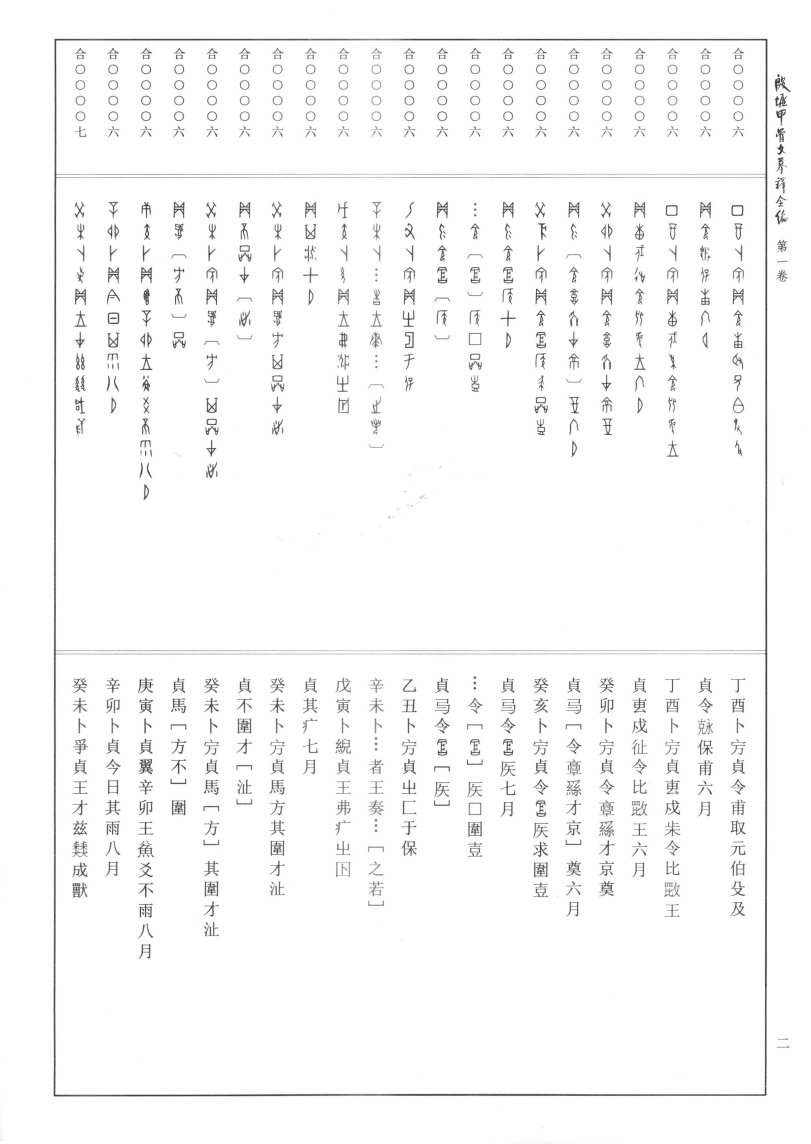
#> input picture Picture/01/0002.png, 2432 x 3432 px, found by its file name (shown at 1/3 size); its folder holds only this picture in this run
$ python main.py
#> lines starting #> are read from the running program, lines starting #| are printed output that depends on the picture; after the words box and inside, x2 and y2 are one past the last pixel; in counts of white or black regions, pixels touching at a corner belong together
### work/typeimg.py
import cv2
import os
import numpy as np
from matplotlib import pyplot as plt

#垂直分割
def verticalSplit(img):
    adaptive_threshold = img
    horizontal_sum = np.sum(adaptive_threshold, axis=0)
    #plt.plot(horizontal_sum, range(horizontal_sum.shape[0]))
    #plt.gca().invert_yaxis()
    #plt.show()
    return horizontal_sum

#文字切割
def extract_peek_ranges_from_array(array_vals, minimun_val=1000, minimun_range=2):
    start_i = None
    end_i = None
    peek_ranges = []

    for i, val in enumerate(array_vals):
        if val > minimun_val and start_i is None:
            start_i = i
        elif val > minimun_val and start_i is not None:
            pass
        elif val < minimun_val and start_i is not None:
            end_i = i
            if end_i - start_i >= minimun_range:
                peek_ranges.append((start_i, end_i))
            start_i = None
            end_i = None
        elif val < minimun_val and start_i is None:
            pass
        else:
            raise ValueError("cannot parse this case...")

    #print(peek_ranges,type(peek_ranges))

    #对文字分割进行整理，去除上下结构分割错误

    #imsplit_a,imsplit_b用值
    #a_len = 10 #两字间距
    #a_len_e = 15 #例如“ 一二 ”的两字间距更大一点
    #b_len = 18 #单字高度最低限 """

    #imsplit_c用值
    a_len = 5 #两字间距
    a_len_e = 15 #例如“ 一二 ”的两字间距更大一点
    b_len = 18 #大部分单字高度最低限

    #合并上下结构文字
    peek_ranges_new = []
    peek_ranges = np.array(peek_ranges)
    peek_ranges = peek_ranges.flatten()
    if len(peek_ranges):
        peek_ranges_new.append(peek_ranges[0])
    flag=0
    for i in range(1,len(peek_ranges) - 1):
        if(flag==0):
            if(peek_ranges[i+1] - peek_ranges[i] > a_len):
                peek_ranges_new.append(peek_ranges[i])
                peek_ranges_new.append(peek_ranges[i+1])
            flag = 1
        else:
            flag -= 1
    if len(peek_ranges):
        peek_ranges_new.append(peek_ranges[len(peek_ranges)-1])

    #合并 “二”
    peek_ranges_new1 = []
    flag=0
    end_flag=0
    end_temp=0
    for i in range(len(peek_ranges_new)):
        if(flag==0):
            if(peek_ranges_new[i+1] - peek_ranges_new[i] > b_len):#判断是否是结构件（包括 “一” ） （>：否， <：是）
                if(end_flag == 1):#标志位判断上一个是否是结构件，识别类似结构件高度的文字 （例如“一”）
                    end_flag = 0
                    end_temp = peek_ranges_new[i - 1]
                    peek_ranges_new1.append(end_temp)
                peek_ranges_new1.append(peek_ranges_new[i])
                peek_ranges_new1.append(peek_ranges_new[i+1])
            else:
                if(end_flag == 0): #识别两个以上结构件
                    end_flag = 1
                    peek_ranges_new1.append(peek_ranges_new[i])
                    end_temp = peek_ranges_new[i+1]

                elif(end_flag == 1 and peek_ranges_new[i] - peek_ranges_new[i-1] < b_len): #判断间距，两个结构件
                    end_temp = peek_ranges_new[i+1]

                elif(end_flag == 1 and peek_ranges_new[i] - peek_ranges_new[i-1] >= a_len_e): #判断间距，两个文字
                    peek_ranges_new1.append(end_temp)
                    end_flag = 0

                    peek_ranges_new1.append(peek_ranges_new[i])
                    end_temp = peek_ranges_new[i+1]
                    end_flag = 1

                if(end_flag == 1 and i==(len(peek_ranges_new)-2)):
                    peek_ranges_new1.append(end_temp)
            flag = 1
        else:
            flag -=1

    # 一维数组升维
    flag=0
    peek_ranges_clear=[]
    for i in range(len(peek_ranges_new1)-1):
        if(flag==0):
            peek_ranges_clear.append((peek_ranges_new1[i],peek_ranges_new1[i+1]))
            flag = 2
        flag -= 1
    #print(peek_ranges_clear,type(peek_ranges_clear))

    return peek_ranges_clear

#水平分割
def extract_peek_source(peek_ranges, img):
    adaptive_threshold = img

    line_seg_adaptive_threshold = np.copy(adaptive_threshold)
    for i, peek_range in enumerate(peek_ranges):
        x = peek_range[0]
        y = 0
        w = peek_range[1]
        h = line_seg_adaptive_threshold.shape[0]
        pt1 = (x, y)
        pt2 = (x + w, y + h)
        cv2.rectangle(line_seg_adaptive_threshold, pt1, pt2, 255)
    #cv2.imshow('line image', line_seg_adaptive_threshold)
    #cv2.waitKey(0)

    vertical_peek_ranges2d = []
    vertical_peek_ranges = []
    for peek_range in peek_ranges:
        start_x = 0
        end_x = line_seg_adaptive_threshold.shape[0]
        line_img = adaptive_threshold[start_x:end_x,peek_range[0]:peek_range[1]]

        #cv2.imshow('binary image', line_img)

        vertical_sum = np.sum(line_img, axis=1)

        #plt.plot(vertical_sum, range(vertical_sum.shape[0]))
        #plt.gca().invert_yaxis()
        #plt.show()

        vertical_peek_ranges = extract_peek_ranges_from_array(vertical_sum,minimun_val=2,minimun_range=1)
        vertical_peek_ranges2d.append(vertical_peek_ranges)

    #print(vertical_peek_ranges2d)
    return vertical_peek_ranges, vertical_peek_ranges2d

# 分割出每列的文字
def imgEachType(peek_ranges, vertical_peek_ranges2d, adaptive_threshold, save_path, f_name, block):
    image_color = adaptive_threshold
    cnt = 1
    row = 1 #行（从上向下）
    col = len(vertical_peek_ranges2d) #列（从右向左）
    color = (0, 0, 255)
    for i, peek_range in enumerate(peek_ranges):
        for vertical_range in vertical_peek_ranges2d[i]:

            x = peek_range[0]
            y = vertical_range[0]
            w = peek_range[1] - x
            h = vertical_range[1] - y
            # print(str(x)+'-'+str(y)+'-'+str(w)+'-'+str(h))

            # 如果不存在则创建目录
            if (not os.path.exists(save_path+block+'/')):
                # 创建目录操作函数
                os.makedirs(save_path+block+'/')
            if(w * h > 190 and w > 15 and h > 5):# 若裁剪像素过小则跳过
                patch = adaptive_threshold[y:y+h,x:x+w]
                cv2.imwrite(save_path + block+'/'+'m_01_'+f_name+'_'+block+'_'+'%d' %col+'_'+'%d' %row+'.jpg', patch)
                cnt += 1
                pt1 = (x, y)
                pt2 = (x + w, y + h)
                row += 1
        row = 1
        col -= 1
    #cv2.rectangle(image_color, pt1, pt2, color)
    #cv2.imshow('char image', image_color)
    #cv2.waitKey(0)

### work/main.py
#main.py
import os
import cv2
import time
import gc
import datetime
import numpy as np
import matplotlib.pyplot as plt
import sys
sys.path.append(r'./')
import work.typeimg as ti

# 区域分割预处理
def imgDeal(img):
    #new_shape = (image_color.shape[1], image_color.shape[0])
    #image = cv2.resize(image_color, new_shape)
    image_cvt = cv2.cvtColor(image_sour, cv2.COLOR_BGR2GRAY)# 灰度化
    image_blurred = cv2.GaussianBlur(image_cvt,(5, 5),0) # 高斯模糊，过滤文本杂边
    image_bil = cv2.bilateralFilter(image_blurred, 9, 25, 10)# 双边滤波,用于除去脏迹
    image_median = cv2.medianBlur(image_bil,9)# 中值滤波
    image_adap = cv2.adaptiveThreshold(# 自适应阈值二值化 adaptive_threshold
        image_median,
        255,
        cv2.ADAPTIVE_THRESH_GAUSSIAN_C,\
        cv2.THRESH_BINARY, 11, 10)
    image_canny = cv2.Canny(image_adap, 100, 400, 5)

    _,RedThresh = cv2.threshold(image_canny,160,255,cv2.THRESH_BINARY)#膨胀图像,便于直线检测画边界
    kernel = cv2.getStructuringElement(cv2.MORPH_RECT,(8, 8))
    image_dilated = cv2.dilate(RedThresh,kernel)
    return image_dilated

# 文字分割预处理
def imgDeal_type(img):

    _, image_thres=cv2.threshold(img,220,255,cv2.THRESH_TRUNC)# 阈值分割

    image_cvt = cv2.cvtColor(image_thres, cv2.COLOR_BGR2GRAY)# 灰度化

    kernel_oc = cv2.getStructuringElement(cv2.MORPH_RECT, (1, 1))#开闭
    dst_OPEN = cv2.morphologyEx(image_cvt, cv2.MORPH_OPEN, kernel_oc)
    dst_CLOSE = cv2.morphologyEx(dst_OPEN, cv2.MORPH_CLOSE, kernel_oc)

    image_blurred = cv2.GaussianBlur(dst_CLOSE,(5, 5),0) # 高斯模糊，过滤文本杂边
    image_adap = cv2.adaptiveThreshold(# 自适应阈值二值化 adaptive_threshold
        image_blurred,
        255,
        cv2.ADAPTIVE_THRESH_GAUSSIAN_C,\
        cv2.THRESH_BINARY_INV, 5, 4)

    kernel = cv2.getStructuringElement(cv2.MORPH_RECT,(4, 4))
    _,RedThresh = cv2.threshold(image_adap,160,255,cv2.THRESH_BINARY)#膨胀图像,便于直线检测画边界
    image_dilated = cv2.dilate(RedThresh,kernel)
    return image_dilated

# 直线检测
def imgLines(img):
    image_lines = cv2.cvtColor(img, cv2.COLOR_GRAY2BGR)
    # HoughLinesP函数是概率直线检测，注意区分HoughLines函数
    lines = cv2.HoughLinesP(img, 1, np.pi/180, 60, 1500, 1500)

    for i in range(0, len(lines)):     # line 函数勾画直线
        for x1,y1,x2,y2 in lines[i]:   # (x1,y1),(x2,y2)坐标位置
            cv2.line(image_lines, (x1,y1), (x2,y2), (0,0,255), 8)

    #print("lines:",len(lines))
    return image_lines

# 轮廓检测
def imgContours(img):
    img8 = img
    img8 = cv2.convertScaleAbs(img, img8, 1, 0); # 转换输入数组元素成8位无符号整型
    #image_Con = cv2.cvtColor(img, cv2.COLOR_GRAY2BGR)
    #opencv4中findContours输出两个值
    (cnts, _) = cv2.findContours(img8,
        cv2.RETR_EXTERNAL,
        cv2.CHAIN_APPROX_SIMPLE)
    c = sorted(cnts, key=cv2.contourArea, reverse=True)[0]

    # compute the rotated bounding box of the largest contour
    rect = cv2.minAreaRect(c) #生成最小外接矩形
    box = np.int0(cv2.boxPoints(rect))
    #print("box", box)
    # 绘制矩形
    draw_img = cv2.drawContours(image_sour.copy(), [box], -1, (0, 255, 0), 4)
    return draw_img, box

# 透视变换
def imgPerspective(img, corners):
    canvas=[[0, 0], [2156, 0], [0, 3172], [2156, 3172]]

    pointsort = np.array([0, 0, 0, 0])#对矩形对应的点进行排序
    for i in range(4):
        pointsort[i] = sum(corners[i])
    sort_index = np.argsort(pointsort)
    corners_sort = corners[sort_index]

    canvas = np.float32(canvas)# getPerspectiveTransform只接收float32类型的数据
    corners_sort =  np.float32(corners_sort)
    M = cv2.getPerspectiveTransform(corners_sort, canvas)
    image_result = cv2.warpPerspective(img, M, (2156, 3172))

    # [5 lines of commented-out code are left out]
    return image_result

# 修饰并绝对分割
def imgSplit(img):
    cropped = img[15:3157, 15:2141]
    imsplit_a = cropped[0:390,:]
    imsplit_b = cropped[450:1800,:]
    imsplit_c = cropped[1860:3150,:]
    return cropped, imsplit_a, imsplit_b, imsplit_c

#获取文件名
def file_name(dir_path):
    global f_name
    global f_namelist#文件或文件夹名称（图片）

    f_name = []
    f_namelist = []

    for files in os.listdir(dir_path):
        f_namelist.append(files)

    for i in f_namelist:#分割后缀
        index = i.rfind('.')
        f_name.append(i[:index])
    return f_name,f_namelist

if __name__ == "__main__":

    R_dir_path = "D:/Users/84460/Desktop/Oracle_Split/picture/"
    R_save_path = "D:/Users/84460/Desktop/Oracle_Split/outpic/"
    f_name, f_pathlist = file_name(R_dir_path)

    time_all=0

    for essaycounts in range(len(f_pathlist)):
        dir_path = R_dir_path + f_pathlist[essaycounts] + "/"
        save_path = R_save_path + f_pathlist[essaycounts] + "/"

        f_name, f_namelist = file_name(dir_path)

        image_len = len(f_name)

        #image_len=1
        # imcont=1

        for imcounts in range(image_len):
            time_start=time.time()
            print("path: "+dir_path + f_namelist[imcounts])

            image_sour = cv2.imread(dir_path + f_namelist[imcounts], cv2.IMREAD_COLOR)
#> image_sour is the input picture: shape (3432, 2432, 3); min 29, max 255, mean 248.4
            # image_sour = cv2.imread("D:/Users/84460/Desktop/Oracle_Split/work/063.png", cv2.IMREAD_COLOR)
            image_deal = imgDeal(image_sour)# 预处理
            image_lines = imgLines(image_deal)# 直线检测
#> in imgLines, `lines = cv2.HoughLinesP(img, 1, np.pi/180, 60, 1500, 1500)`: lines = 49 rows, first 6: [2298, 3290, 2298, 112], [2303, 3282, 2303, 113], [161, 3292, 161, 117], [165, 3293, 165, 112], [2297, 3290, 2297, 112], [160, 3291, 160, 117]
#> the loop in imgLines, `for i in range(0, len(lines)):` made 49 passes
#> after the loop in imgLines, `for i in range(0, len(lines)):`:
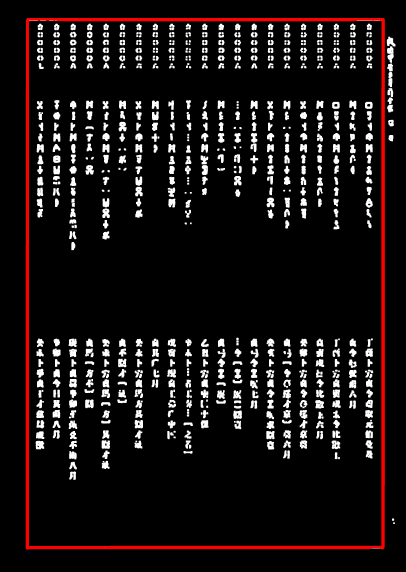
#> image_lines: shape (3432, 2432, 3) (shown at 1/6 size); mean B, G, R 19.5, 19.5, 26
            draw_img, box = imgContours(image_deal)# 轮廓检测
#> in imgContours, `(cnts, _) = cv2.findContours(img8, cv2.RETR_EXTERNAL, cv2.CHAIN_APPROX..`: cnts = 14 contours; largest, box (x1, y1, x2, y2) and area: (157, 112, 2307, 3294) 6822811, (2321, 220, 2373, 279) 1786, (2322, 278, 2361, 323) 1356, (2323, 628, 2359, 674) 1206, (2325, 324, 2362, 377) 1181
#> in imgContours, `c = sorted(cnts, key=cv2.contourArea, reverse=True)[0]`: c = contour of 134 points, box (x1, y1, x2, y2) (157, 112, 2307, 3294), area 6822811
#> in imgContours, `rect = cv2.minAreaRect(c)`: rect = ((1231.4, 1702.5), (3182, 2147.8), -89.97)
#> in imgContours, `box = np.int0(cv2.boxPoints(rect))`: box = [[2304, 3293], [156, 3292], [158, 111], [2306, 112]]
            image_result = imgPerspective(image_sour, box)# 透视变换
#> after the loop in imgPerspective, `for i in range(4):`: pointsort = [5597, 3448, 269, 2418]
#> in imgPerspective, `sort_index = np.argsort(pointsort)`: sort_index = [2, 3, 1, 0]
#> in imgPerspective, `corners_sort = corners[sort_index]`: corners_sort = [[158, 111], [2306, 112], [156, 3292], [2304, 3293]]
#> in imgPerspective, `M = cv2.getPerspectiveTransform(corners_sort, canvas)`: M = [[1, 0.000631, -158.7], [-0.000464, 0.997, -110.6], [3.34e-20, 1.66e-20, 1]]
            cropped, imsplit_a, imsplit_b, imsplit_c = imgSplit(image_result)# 修饰并区域分割

            imsplit_a_deal = imgDeal_type(imsplit_a)# 预处理
#> in imgDeal_type, `_, image_thres=cv2.threshold(img,220,255,cv2.THRESH_TRUNC)# 阈值分割`:
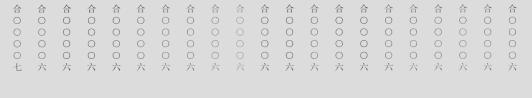
#> image_thres: shape (390, 2126, 3) (shown at 1/4 size); min 53, max 220, mean 217
#> in imgDeal_type, `kernel_oc = cv2.getStructuringElement(cv2.MORPH_RECT, (1, 1))#开闭`: kernel_oc = [1]
#> in imgDeal_type, `image_adap = cv2.adaptiveThreshold(# 自适应阈值二值化 adaptive_threshold image..`:
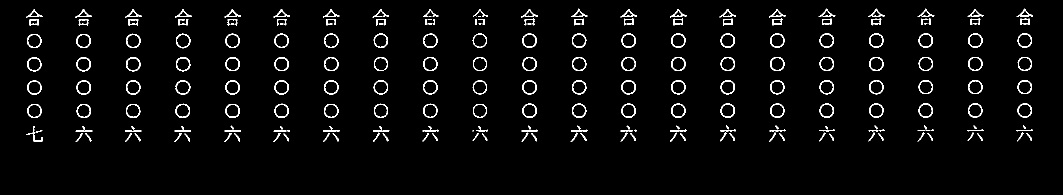
#> image_adap: shape (390, 2126) (shown at 1/2 size); 3.2% white in thin lines or dots, all inside (x1, y1, x2, y2) = (52, 17, 2066, 284)
#> in imgDeal_type, `kernel = cv2.getStructuringElement(cv2.MORPH_RECT,(4, 4))`: kernel = [[1, 1, 1, 1], [1, 1, 1, 1], [1, 1, 1, 1], [1, 1, 1, 1]]
            imsplit_b_deal = imgDeal_type(imsplit_b)
            imsplit_c_deal = imgDeal_type(imsplit_c)
#> in imgDeal_type (call 3), `image_dilated = cv2.dilate(RedThresh,kernel)`:
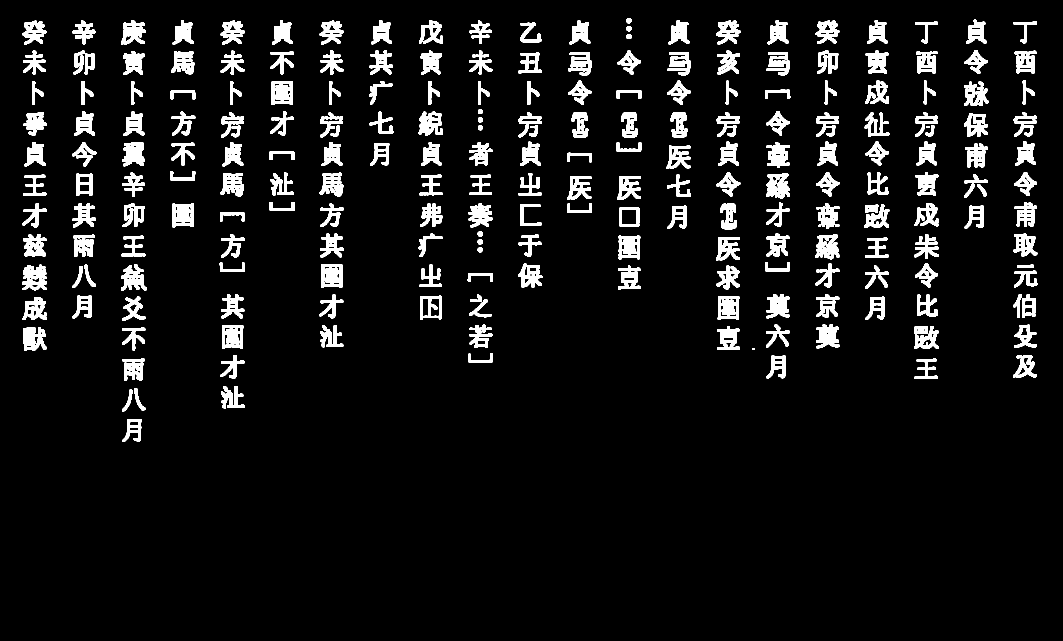
#> image_dilated: shape (1282, 2126) (shown at 1/2 size); 7.6% white; 243 white regions, largest, box (x1, y1, x2, y2) and area: (44, 529, 94, 581) 1792, (543, 162, 586, 210) 1690, (345, 407, 388, 455) 1680

            horizontal_sum = ti.verticalSplit(imsplit_a_deal)# a文字分割
#> in verticalSplit, `horizontal_sum = np.sum(adaptive_threshold, axis=0)`: horizontal_sum = 2126 values, max 37740 at index 1367, min 0 at index 0, mean 8258.5
            peek_ranges = ti.extract_peek_ranges_from_array(horizontal_sum)
#> the loop in extract_peek_ranges_from_array, `for i, val in enumerate(array_vals):` made 2126 passes
#> val on passes 1 to 8: 0, 0, 0, 0, 0, 0, 0, 0
#> after the loop in extract_peek_ranges_from_array, `for i, val in enumerate(array_vals):`: peek_ranges = [(51, 88), (150, 187), (249, 286), (348, 385), (447, 484), (546, 582), (645, 681), (744, 781), (844, 879), (944, 978), (1041, 1078), (1140, 1177), (1240, 1276), (1339, 1376), (1438, 1474), (1537, 1573), (1636, 1673), (1736, 1771), (1834, 1871), (1934, 1969), (2032, 2068)]
#> in extract_peek_ranges_from_array, `peek_ranges = np.array(peek_ranges)`: peek_ranges = 21 rows, first 8: [51, 88], [150, 187], [249, 286], [348, 385], [447, 484], [546, 582], [645, 681], [744, 781]
#> in extract_peek_ranges_from_array, `peek_ranges = peek_ranges.flatten()`: peek_ranges = 42 values from 51 to 2068
#> the loop in extract_peek_ranges_from_array, `for i in range(1,len(peek_ranges) - 1):` made 40 passes
#> after the loop in extract_peek_ranges_from_array, `for i in range(1,len(peek_ranges) - 1):`: flag = 0; peek_ranges_new = 41 values from 51 to 2032
#> the loop in extract_peek_ranges_from_array, `for i in range(len(peek_ranges_new)):` made 42 passes
#> after the loop in extract_peek_ranges_from_array, `for i in range(len(peek_ranges_new)):`: end_flag = 0; peek_ranges_new1 = 42 values from 51 to 2068
#> the loop in extract_peek_ranges_from_array, `for i in range(len(peek_ranges_new1)-1):` made 41 passes
#> after the loop in extract_peek_ranges_from_array, `for i in range(len(peek_ranges_new1)-1):`: flag = 1; peek_ranges_clear = [(51, 88), (150, 187), (249, 286), (348, 385), (447, 484), (546, 582), (645, 681), (744, 781), (844, 879), (944, 978), (1041, 1078), (1140, 1177), (1240, 1276), (1339, 1376), (1438, 1474), (1537, 1573), (1636, 1673), (1736, 1771), (1834, 1871), (1934, 1969), (2032, 2068)]
#> peek_ranges has the same summary as peek_ranges_clear in extract_peek_ranges_from_array
            #peek_ranges_clear = ti.Clear_peekrangesclear(peek_ranges)
            vertical_peek_ranges, vertical_peek_ranges2d = ti.extract_peek_source(peek_ranges, imsplit_a_deal)# 列
#> the loop in extract_peek_source, `for i, peek_range in enumerate(peek_ranges):` made 21 passes
#> (x, w, pt1, pt2) on passes 1 to 8: (51, 88, (51, 0), (139, 390)), (150, 187, (150, 0), (337, 390)), (249, 286, (249, 0), (535, 390)), (348, 385, (348, 0), (733, 390)), (447, 484, (447, 0), (931, 390)), (546, 582, (546, 0), (1128, 390)), (645, 681, (645, 0), (1326, 390)), (744, 781, (744, 0), (1525, 390))
#> after the loop in extract_peek_source, `for i, peek_range in enumerate(peek_ranges):`:
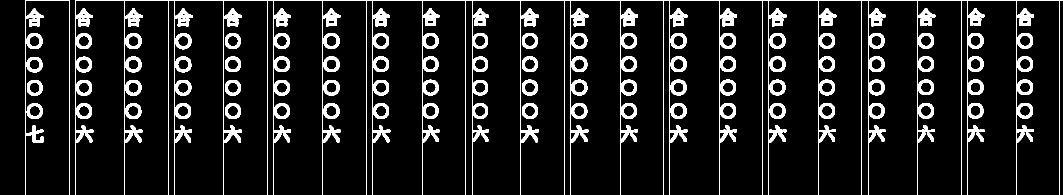
#> line_seg_adaptive_threshold: shape (390, 2126) (shown at 1/2 size); 10% white; 99 white regions, largest, box (x1, y1, x2, y2) and area: (150, 0, 2126, 390) 38954, (51, 0, 140, 390) 1741, (251, 113, 283, 145) 534
#> the loop in extract_peek_source, `for peek_range in peek_ranges:` made 21 passes
#> (peek_range, peek_ranges in extract_peek_ranges_from_array) on passes 1 to 6: ((51, 88), [17, 53, 67, 98, 114, 145, 160, 192, 207, 238, 251, 286]), ((150, 187), [17, 53, 67, 98, 113, 145, 160, 192, 207, 238, 251, 286]), ((249, 286), [17, 53, 66, 98, 113, 145, 160, 191, 207, 238, 251, 286]), ((348, 385), [17, 53, 66, 99, 113, 145, 160, 191, 206, 238, 251, 286]), ((447, 484), [17, 53, 66, 98, 113, 144, 160, 191, 207, 238, 250, 286]), ((546, 582), [17, 53, 66, 98, 113, 144, 160, 191, 206, 238, 251, 286])
#> pass 1, in extract_peek_source, `line_img = adaptive_threshold[start_x:end_x,peek_range[0]:peek_range[1]]`:
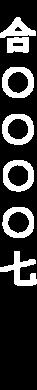
#> line_img: shape (390, 37); 22.4% white; 7 white regions, largest, box (x1, y1, x2, y2) and area: (2, 67, 34, 98) 521, (0, 251, 37, 286) 514, (2, 114, 34, 145) 513
#> after the loop in extract_peek_source, `for peek_range in peek_ranges:`: vertical_peek_ranges2d = 21 items
#> vertical_peek_ranges = [(16, 52), (66, 98), (113, 144), (159, 190), (206, 237), (250, 285)]; vertical_peek_ranges2d = 21 items
            ti.imgEachType(peek_ranges, vertical_peek_ranges2d, imsplit_a, save_path, f_name[imcounts],'a')# 行，并保存
#> in imgEachType, `col = len(vertical_peek_ranges2d)`: col = 21
#> the loop in imgEachType, `for i, peek_range in enumerate(peek_ranges):` made 21 passes
#> (peek_range, col) on passes 1 to 8: ((51, 88), 20), ((150, 187), 19), ((249, 286), 18), ((348, 385), 17), ((447, 484), 16), ((546, 582), 15), ((645, 681), 14), ((744, 781), 13)
#> pass 1, in imgEachType, `cv2.imwrite(save_path + block+'/'+'m_01_'+f_name+'_'+block+'_'+'%d' %c..`:
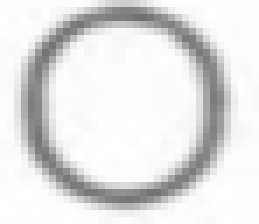
#> saved as m_01_0002_a_21_4.jpg: shape (32, 37, 3) (shown 7 times larger); min 111, max 255, mean 226
#> after the loop in imgEachType, `for i, peek_range in enumerate(peek_ranges):`: cnt = 127; col = 0

            horizontal_sum = ti.verticalSplit(imsplit_b_deal)# b文字分割
#> (the rest of the program and of its run is left out)
